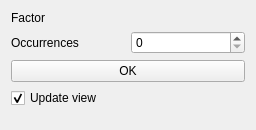
<?xml version="1.0" encoding="UTF-8"?>
<ui version="4.0">
 <class>PartDesignGui::TaskScaledParameters</class>
 <widget class="QWidget" name="PartDesignGui::TaskScaledParameters">
  <property name="geometry">
   <rect>
    <x>0</x>
    <y>0</y>
    <width>256</width>
    <height>130</height>
   </rect>
  </property>
  <property name="minimumSize">
   <size>
    <width>0</width>
    <height>130</height>
   </size>
  </property>
  <property name="windowTitle">
   <string notr="true">Form</string>
  </property>
  <layout class="QVBoxLayout" name="verticalLayout">
   <item>
    <layout class="QHBoxLayout" name="horizontalLayout_2">
     <item>
      <widget class="QLabel" name="label_2">
       <property name="text">
        <string>Factor</string>
       </property>
      </widget>
     </item>
     <item>
      <widget class="Gui::QuantitySpinBox" name="spinFactor" native="true"/>
     </item>
    </layout>
   </item>
   <item>
    <layout class="QHBoxLayout" name="horizontalLayout">
     <item>
      <widget class="QLabel" name="labelOccurrences">
       <property name="text">
        <string>Occurrences</string>
       </property>
      </widget>
     </item>
     <item>
      <widget class="Gui::UIntSpinBox" name="spinOccurrences" native="true"/>
     </item>
    </layout>
   </item>
   <item>
    <layout class="QHBoxLayout" name="horizontalLayout_3">
     <item>
      <widget class="QPushButton" name="buttonOK">
       <property name="text">
        <string>OK</string>
       </property>
      </widget>
     </item>
    </layout>
   </item>
   <item>
    <widget class="QCheckBox" name="checkBoxUpdateView">
     <property name="text">
      <string>Update view</string>
     </property>
     <property name="checked">
      <bool>true</bool>
     </property>
    </widget>
   </item>
   <item>
    <spacer name="verticalSpacer">
     <property name="orientation">
      <enum>Qt::Vertical</enum>
     </property>
     <property name="sizeHint" stdset="0">
      <size>
       <width>20</width>
       <height>40</height>
      </size>
     </property>
    </spacer>
   </item>
  </layout>
 </widget>
 <customwidgets>
  <customwidget>
   <class>Gui::QuantitySpinBox</class>
   <extends>QWidget</extends>
   <header>Gui/QuantitySpinBox.h</header>
  </customwidget>
  <customwidget>
   <class>Gui::UIntSpinBox</class>
   <extends>QSpinBox</extends>
   <header>Gui/SpinBox.h</header>
   <container>1</container>
  </customwidget>
 </customwidgets>
 <tabstops>
  <tabstop>spinFactor</tabstop>
  <tabstop>spinOccurrences</tabstop>
  <tabstop>buttonOK</tabstop>
  <tabstop>checkBoxUpdateView</tabstop>
 </tabstops>
 <resources/>
 <connections/>
</ui>
